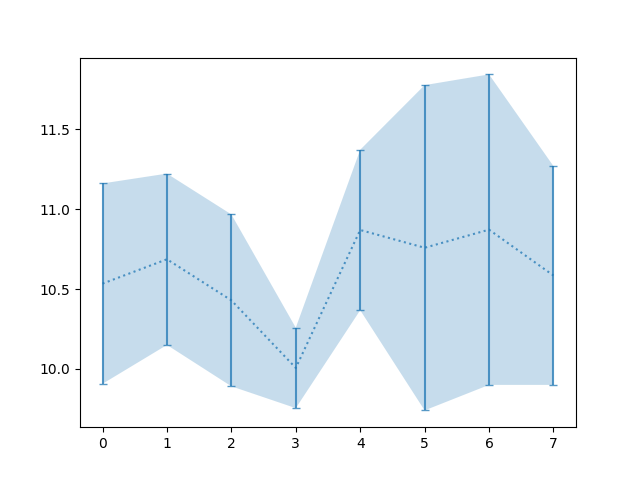

The Python source for this figure:
import random
import matplotlib.pyplot as plt

# create sample data
N = 8
data_1 = {
    'x': list(range(N)),
    'y': [10. + random.random() for dummy in range(N)],
    'yerr': [.25 + random.random() for dummy in range(N)]}
data_2 = {
    'x': list(range(N)),
    'y': [10.25 + .5 * random.random() for dummy in range(N)],
    'yerr': [.5 * random.random() for dummy in range(N)]}

# plot
plt.figure()
# only errorbar
#plt.subplot(211)
#for data in [data_1, data_2]:
#    plt.errorbar(**data, fmt='o')
# errorbar + fill_between
#plt.subplot(212)
for data in [data_1]:
#for data in [data_1, data_2]:
    plt.errorbar(**data, alpha=.75, fmt=':', capsize=3, capthick=1)
    data = {
        'x': data['x'],
        'y1': [y - e for y, e in zip(data['y'], data['yerr'])],
        'y2': [y + e for y, e in zip(data['y'], data['yerr'])]}
    plt.fill_between(**data, alpha=.25)
plt.savefig("try.png")
